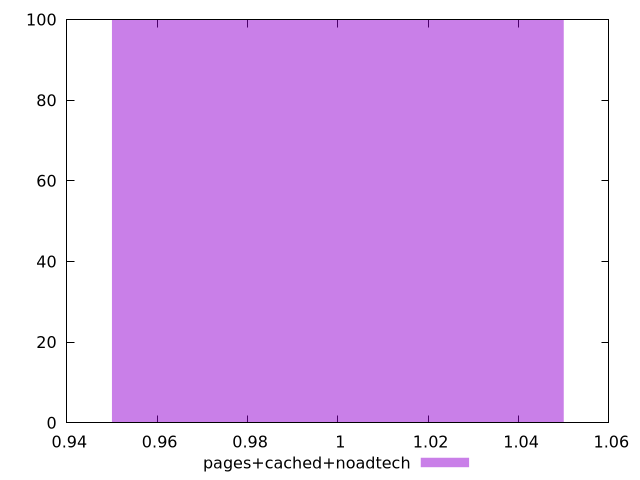

Generate this figure with gnuplot:
$_pagesCachedNoadtech <<EOF
1 100
EOF
set key outside below
set terminal pngcairo
set output "report_00005_2020-11-02T22-26-11.212Z/no-document-write/pages+cached+noadtech//hist.png"
set yrange [0:100]
set boxwidth 0.1
set style fill transparent solid 0.5 noborder
plot $_pagesCachedNoadtech title "pages+cached+noadtech" with boxes ,
